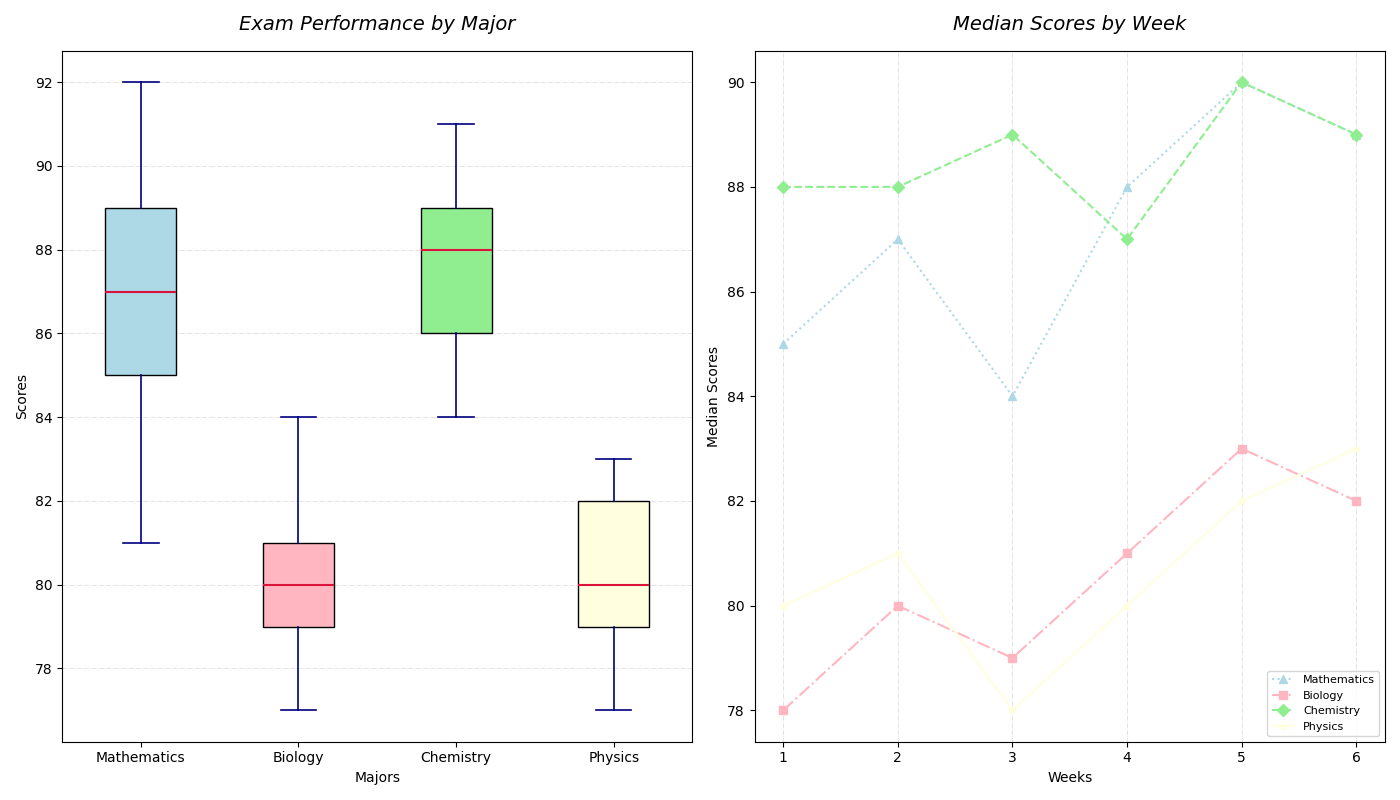

This figure's Python source:
import matplotlib.pyplot as plt
import numpy as np

scores_data = {
    'Mathematics': [85, 88, 83, 90, 89, 86, 84, 92, 81, 87, 85, 89, 88, 84, 85, 90, 87],
    'Biology': [78, 80, 79, 82, 81, 78, 84, 79, 77, 81, 80, 83, 78, 82, 80, 79, 81],
    'Chemistry': [88, 89, 90, 86, 87, 91, 88, 85, 84, 87, 91, 86, 90, 88, 84, 89, 86],
    'Physics': [80, 83, 78, 81, 82, 80, 79, 81, 77, 80, 83, 79, 81, 82, 78, 80, 83]
}

scores = list(scores_data.values())
majors = list(scores_data.keys())

fig, axs = plt.subplots(1, 2, figsize=(14, 8))

box = axs[0].boxplot(scores, notch=False, vert=True, patch_artist=True, labels=majors)
colors = ['lightblue', 'lightpink', 'lightgreen', 'lightyellow']
for patch, color in zip(box['boxes'], colors):
    patch.set_facecolor(color)

axs[0].set_title('Exam Performance by Major', fontsize=14, fontweight='light', style='italic', pad=15)
axs[0].set_xlabel('Majors', fontsize=10)
axs[0].set_ylabel('Scores', fontsize=10)
axs[0].grid(axis='y', linestyle='-.', linewidth=0.5, alpha=0.5)

for whisker in box['whiskers']:
    whisker.set(color='navy', linewidth=1.2)
for cap in box['caps']:
    cap.set(color='navy', linewidth=1.2)
for median in box['medians']:
    median.set(color='crimson', linewidth=1.5)

weeks = np.array([1, 2, 3, 4, 5, 6])

median_scores_over_weeks = [
    [85, 87, 84, 88, 90, 89], 
    [78, 80, 79, 81, 83, 82],
    [88, 88, 89, 87, 90, 89], 
    [80, 81, 78, 80, 82, 83]
]

marker_styles = ['^', 's', 'D', '*']
line_styles = [':', '-.', '--', '-']

for major, median_score, color, marker, linestyle in zip(majors, median_scores_over_weeks, colors, marker_styles, line_styles):
    axs[1].plot(weeks, median_score, marker=marker, linestyle=linestyle, color=color, label=major)

axs[1].set_title('Median Scores by Week', fontsize=14, fontweight='light', style='italic', pad=15)
axs[1].set_xlabel('Weeks', fontsize=10)
axs[1].set_ylabel('Median Scores', fontsize=10)
axs[1].legend(loc='lower right', fontsize=8)
axs[1].grid(axis='x', linestyle='-.', linewidth=0.5, alpha=0.5)

plt.tight_layout()
plt.show()
